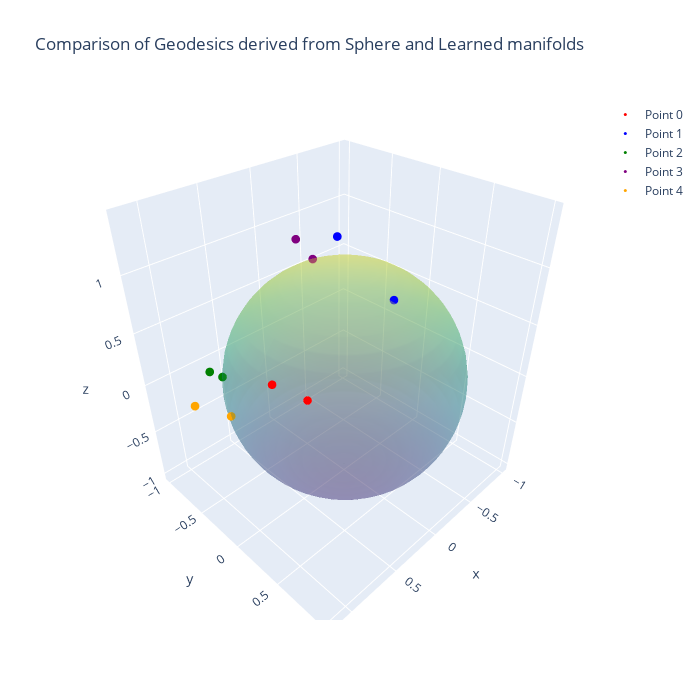

The notebook cell this image was saved under:
### Code cell
selected_tangent_vectors = tangent_vectors[np.random.randint(0, len(tangent_vectors), 5)]
print(f'selected tangent vector: {selected_tangent_vectors}')

manifold = LearningManifold(projected_points)
ys = [manifold.exp(x, v) for v in selected_tangent_vectors]
ys_auto = [sphere.exp(x, v) for v in selected_tangent_vectors]

print(f'ys (our implementation): {np.array(ys).squeeze()}')
print(f'ys (pymanopt implementation): {np.array(ys_auto)}')

recon_vectors = [log_map(x, y, projected_points) for y in ys] 
print(f'reconstructed vectors (our implementation): {np.array(recon_vectors)}')
plot_compare_five_points(np.array(ys).squeeze(), ys_auto)

### Figure 1 — Plotly figure (JSON) as saved in the notebook; plotly's stock layout.template omitted (floating-point values rounded to 4 significant figures; data arrays with more than 128 entries replaced by an {"elided": "..."} marker saying what was removed)
{"data": [{"colorscale": [[0, "#440154"], [0.1111, "#482878"], [0.2222, "#3e4989"], [0.3333, "#31688e"], [0.4444, "#26828e"], [0.5556, "#1f9e89"], [0.6667, "#35b779"], [0.7778, "#6ece58"], [0.8889, "#b5de2b"], [1, "#fde725"]], "opacity": 0.3, "showscale": false, "type": "surface", "x": {"elided": "50x25 float values"}, "y": {"elided": "50x25 float values"}, "z": {"elided": "50x25 float values"}}, {"marker": {"color": "red", "size": 3}, "mode": "markers", "name": "Point 0", "type": "scatter3d", "x": [1.032, 0.7926], "y": [0.3554, 0.4211], "z": [0.6695, 0.441]}, {"marker": {"color": "blue", "size": 3}, "mode": "markers", "name": "Point 1", "type": "scatter3d", "x": [0.3156, -0.03575], "y": [0.2287, 0.4455], "z": [1.422, 0.8946]}, {"marker": {"color": "green", "size": 3}, "mode": "markers", "name": "Point 2", "type": "scatter3d", "x": [0.8315, 0.7615], "y": [-0.7136, -0.6456], "z": [0.1106, 0.05816]}, {"marker": {"color": "purple", "size": 3}, "mode": "markers", "name": "Point 3", "type": "scatter3d", "x": [-0.0906, -0.1554], "y": [-0.652, -0.5263], "z": [0.9909, 0.836]}, {"marker": {"color": "orange", "size": 3}, "mode": "markers", "name": "Point 4", "type": "scatter3d", "x": [1.165, 0.9593], "y": [-0.4341, -0.2817], "z": [0.1104, -0.02176]}], "layout": {"height": 700, "scene": {"aspectmode": "data"}, "title": {"text": "Comparison of Geodesics derived from\nSphere and Learned manifolds"}, "width": 700}}
